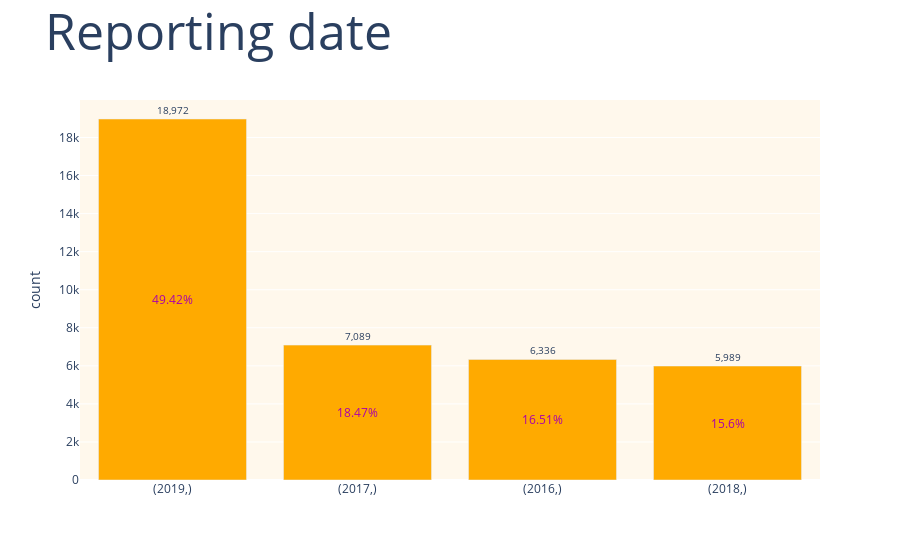
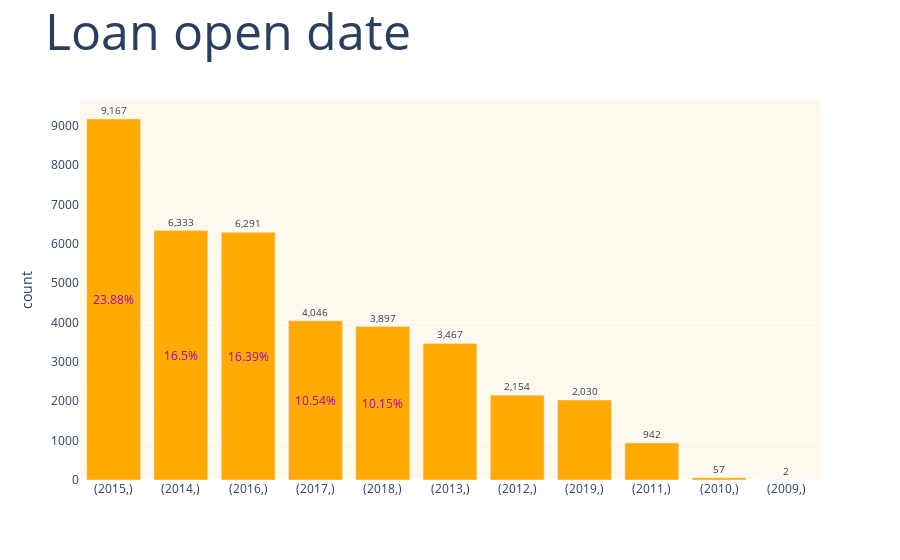
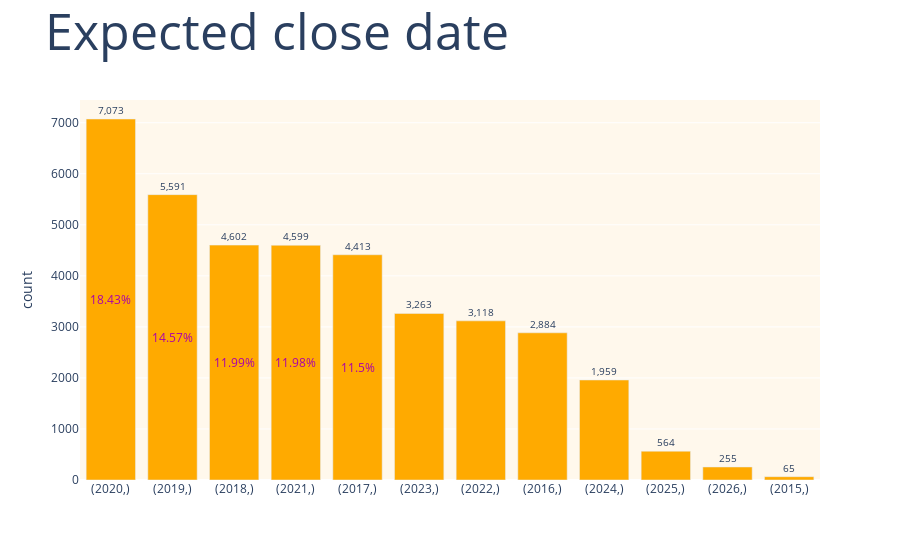
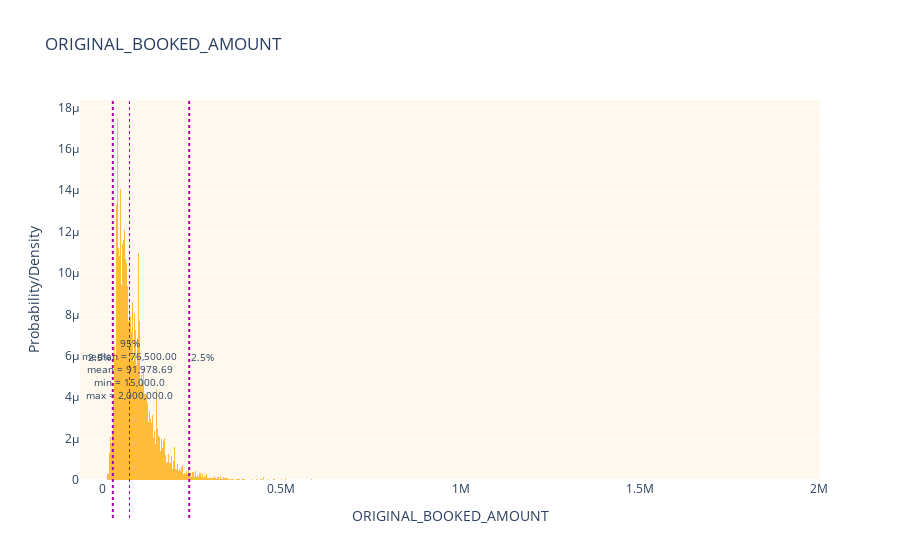

Write notebook code for charts like these, in order.
### Code cell
import pandas as pd
myrdf.plot_charts()

### Figure 1 — Plotly figure (JSON) as saved in the notebook; plotly's stock layout.template omitted (floating-point values rounded to 4 significant figures)
{"data": [{"marker": {"color": "#FFAA00"}, "type": "bar", "x": ["(2019,)", "(2017,)", "(2016,)", "(2018,)"], "y": [18972, 7089, 6336, 5989]}], "layout": {"annotations": [{"font": {"size": 10}, "showarrow": false, "text": "18,972", "x": "(2019,)", "xanchor": "center", "y": 18972, "yanchor": "bottom"}, {"font": {"size": 10}, "showarrow": false, "text": "7,089", "x": "(2017,)", "xanchor": "center", "y": 7089, "yanchor": "bottom"}, {"font": {"size": 10}, "showarrow": false, "text": "6,336", "x": "(2016,)", "xanchor": "center", "y": 6336, "yanchor": "bottom"}, {"font": {"size": 10}, "showarrow": false, "text": "5,989", "x": "(2018,)", "xanchor": "center", "y": 5989, "yanchor": "bottom"}, {"font": {"color": "#AA00AA"}, "showarrow": false, "text": "49.42%", "x": "(2019,)", "xanchor": "center", "y": 9486, "yanchor": "middle"}, {"font": {"color": "#AA00AA"}, "showarrow": false, "text": "18.47%", "x": "(2017,)", "xanchor": "center", "y": 3544.0, "yanchor": "middle"}, {"font": {"color": "#AA00AA"}, "showarrow": false, "text": "16.51%", "x": "(2016,)", "xanchor": "center", "y": 3168, "yanchor": "middle"}, {"font": {"color": "#AA00AA"}, "showarrow": false, "text": "15.6%", "x": "(2018,)", "xanchor": "center", "y": 2994.0, "yanchor": "middle"}], "plot_bgcolor": "#FFF8EC", "title": {"font": {"size": 50}, "text": "Reporting date"}, "xaxis": {"type": "category"}, "yaxis": {"title": {"text": "count"}}}}

### Figure 2 — Plotly figure (JSON) as saved in the notebook; plotly's stock layout.template omitted (floating-point values rounded to 4 significant figures)
{"data": [{"marker": {"color": "#FFAA00"}, "type": "bar", "x": ["(2015,)", "(2014,)", "(2016,)", "(2017,)", "(2018,)", "(2013,)", "(2012,)", "(2019,)", "(2011,)", "(2010,)", "(2009,)"], "y": [9167, 6333, 6291, 4046, 3897, 3467, 2154, 2030, 942, 57, 2]}], "layout": {"annotations": [{"font": {"size": 10}, "showarrow": false, "text": "9,167", "x": "(2015,)", "xanchor": "center", "y": 9167, "yanchor": "bottom"}, {"font": {"size": 10}, "showarrow": false, "text": "6,333", "x": "(2014,)", "xanchor": "center", "y": 6333, "yanchor": "bottom"}, {"font": {"size": 10}, "showarrow": false, "text": "6,291", "x": "(2016,)", "xanchor": "center", "y": 6291, "yanchor": "bottom"}, {"font": {"size": 10}, "showarrow": false, "text": "4,046", "x": "(2017,)", "xanchor": "center", "y": 4046, "yanchor": "bottom"}, {"font": {"size": 10}, "showarrow": false, "text": "3,897", "x": "(2018,)", "xanchor": "center", "y": 3897, "yanchor": "bottom"}, {"font": {"size": 10}, "showarrow": false, "text": "3,467", "x": "(2013,)", "xanchor": "center", "y": 3467, "yanchor": "bottom"}, {"font": {"size": 10}, "showarrow": false, "text": "2,154", "x": "(2012,)", "xanchor": "center", "y": 2154, "yanchor": "bottom"}, {"font": {"size": 10}, "showarrow": false, "text": "2,030", "x": "(2019,)", "xanchor": "center", "y": 2030, "yanchor": "bottom"}, {"font": {"size": 10}, "showarrow": false, "text": "942", "x": "(2011,)", "xanchor": "center", "y": 942, "yanchor": "bottom"}, {"font": {"size": 10}, "showarrow": false, "text": "57", "x": "(2010,)", "xanchor": "center", "y": 57, "yanchor": "bottom"}, {"font": {"size": 10}, "showarrow": false, "text": "2", "x": "(2009,)", "xanchor": "center", "y": 2, "yanchor": "bottom"}, {"font": {"color": "#AA00AA"}, "showarrow": false, "text": "23.88%", "x": "(2015,)", "xanchor": "center", "y": 4584.0, "yanchor": "middle"}, {"font": {"color": "#AA00AA"}, "showarrow": false, "text": "16.5%", "x": "(2014,)", "xanchor": "center", "y": 3166.0, "yanchor": "middle"}, {"font": {"color": "#AA00AA"}, "showarrow": false, "text": "16.39%", "x": "(2016,)", "xanchor": "center", "y": 3146.0, "yanchor": "middle"}, {"font": {"color": "#AA00AA"}, "showarrow": false, "text": "10.54%", "x": "(2017,)", "xanchor": "center", "y": 2023, "yanchor": "middle"}, {"font": {"color": "#AA00AA"}, "showarrow": false, "text": "10.15%", "x": "(2018,)", "xanchor": "center", "y": 1948.0, "yanchor": "middle"}], "plot_bgcolor": "#FFF8EC", "title": {"font": {"size": 50}, "text": "Loan open date"}, "xaxis": {"type": "category"}, "yaxis": {"title": {"text": "count"}}}}

### Figure 3 — Plotly figure (JSON) as saved in the notebook; plotly's stock layout.template omitted (floating-point values rounded to 4 significant figures)
{"data": [{"marker": {"color": "#FFAA00"}, "type": "bar", "x": ["(2020,)", "(2019,)", "(2018,)", "(2021,)", "(2017,)", "(2023,)", "(2022,)", "(2016,)", "(2024,)", "(2025,)", "(2026,)", "(2015,)"], "y": [7073, 5591, 4602, 4599, 4413, 3263, 3118, 2884, 1959, 564, 255, 65]}], "layout": {"annotations": [{"font": {"size": 10}, "showarrow": false, "text": "7,073", "x": "(2020,)", "xanchor": "center", "y": 7073, "yanchor": "bottom"}, {"font": {"size": 10}, "showarrow": false, "text": "5,591", "x": "(2019,)", "xanchor": "center", "y": 5591, "yanchor": "bottom"}, {"font": {"size": 10}, "showarrow": false, "text": "4,602", "x": "(2018,)", "xanchor": "center", "y": 4602, "yanchor": "bottom"}, {"font": {"size": 10}, "showarrow": false, "text": "4,599", "x": "(2021,)", "xanchor": "center", "y": 4599, "yanchor": "bottom"}, {"font": {"size": 10}, "showarrow": false, "text": "4,413", "x": "(2017,)", "xanchor": "center", "y": 4413, "yanchor": "bottom"}, {"font": {"size": 10}, "showarrow": false, "text": "3,263", "x": "(2023,)", "xanchor": "center", "y": 3263, "yanchor": "bottom"}, {"font": {"size": 10}, "showarrow": false, "text": "3,118", "x": "(2022,)", "xanchor": "center", "y": 3118, "yanchor": "bottom"}, {"font": {"size": 10}, "showarrow": false, "text": "2,884", "x": "(2016,)", "xanchor": "center", "y": 2884, "yanchor": "bottom"}, {"font": {"size": 10}, "showarrow": false, "text": "1,959", "x": "(2024,)", "xanchor": "center", "y": 1959, "yanchor": "bottom"}, {"font": {"size": 10}, "showarrow": false, "text": "564", "x": "(2025,)", "xanchor": "center", "y": 564, "yanchor": "bottom"}, {"font": {"size": 10}, "showarrow": false, "text": "255", "x": "(2026,)", "xanchor": "center", "y": 255, "yanchor": "bottom"}, {"font": {"size": 10}, "showarrow": false, "text": "65", "x": "(2015,)", "xanchor": "center", "y": 65, "yanchor": "bottom"}, {"font": {"color": "#AA00AA"}, "showarrow": false, "text": "18.43%", "x": "(2020,)", "xanchor": "center", "y": 3536.0, "yanchor": "middle"}, {"font": {"color": "#AA00AA"}, "showarrow": false, "text": "14.57%", "x": "(2019,)", "xanchor": "center", "y": 2796.0, "yanchor": "middle"}, {"font": {"color": "#AA00AA"}, "showarrow": false, "text": "11.99%", "x": "(2018,)", "xanchor": "center", "y": 2301, "yanchor": "middle"}, {"font": {"color": "#AA00AA"}, "showarrow": false, "text": "11.98%", "x": "(2021,)", "xanchor": "center", "y": 2300.0, "yanchor": "middle"}, {"font": {"color": "#AA00AA"}, "showarrow": false, "text": "11.5%", "x": "(2017,)", "xanchor": "center", "y": 2206.0, "yanchor": "middle"}], "plot_bgcolor": "#FFF8EC", "title": {"font": {"size": 50}, "text": "Expected close date"}, "xaxis": {"type": "category"}, "yaxis": {"title": {"text": "count"}}}}

### Figure 4 — Plotly figure (JSON) as saved in the notebook; plotly's stock layout.template omitted (floating-point values rounded to 4 significant figures; data arrays with more than 128 entries replaced by an {"elided": "..."} marker saying what was removed)
{"data": [{"histfunc": "avg", "histnorm": "probability density", "marker": {"color": "#FFAA00"}, "opacity": 0.75, "type": "histogram", "x": {"elided": "38386 float values"}}], "layout": {"annotations": [{"font": {"size": 10}, "showarrow": false, "text": "2.5%", "x": 30000, "xanchor": "right", "xref": "x", "y": 0.3, "yref": "paper"}, {"font": {"size": 10}, "showarrow": false, "text": "95%<br>median = 76,500.00<br>mean = 91,978.69<br>min = 15,000.0<br>max = 2,000,000.0", "x": 76500, "xanchor": "center", "xref": "x", "y": 0.2, "yref": "paper"}, {"font": {"size": 10}, "showarrow": false, "text": "2.5%", "x": 243000, "xanchor": "left", "xref": "x", "y": 0.3, "yref": "paper"}], "plot_bgcolor": "#FFF8EC", "shapes": [{"line": {"color": "#AA00AA", "dash": "dot", "width": 2}, "type": "line", "x0": 30000, "x1": 30000, "xref": "x", "y0": -0.1, "y1": 1, "yref": "paper"}, {"line": {"color": "#AA00AA", "dash": "dot", "width": 1}, "type": "line", "x0": 76500, "x1": 76500, "xref": "x", "y0": -0.1, "y1": 1, "yref": "paper"}, {"line": {"color": "#AA00AA", "dash": "dot", "width": 2}, "type": "line", "x0": 243000, "x1": 243000, "xref": "x", "y0": -0.1, "y1": 1, "yref": "paper"}], "title": {"text": "ORIGINAL_BOOKED_AMOUNT"}, "xaxis": {"title": {"text": "ORIGINAL_BOOKED_AMOUNT"}, "type": "linear"}, "yaxis": {"title": {"text": "Probability/Density"}}}}
